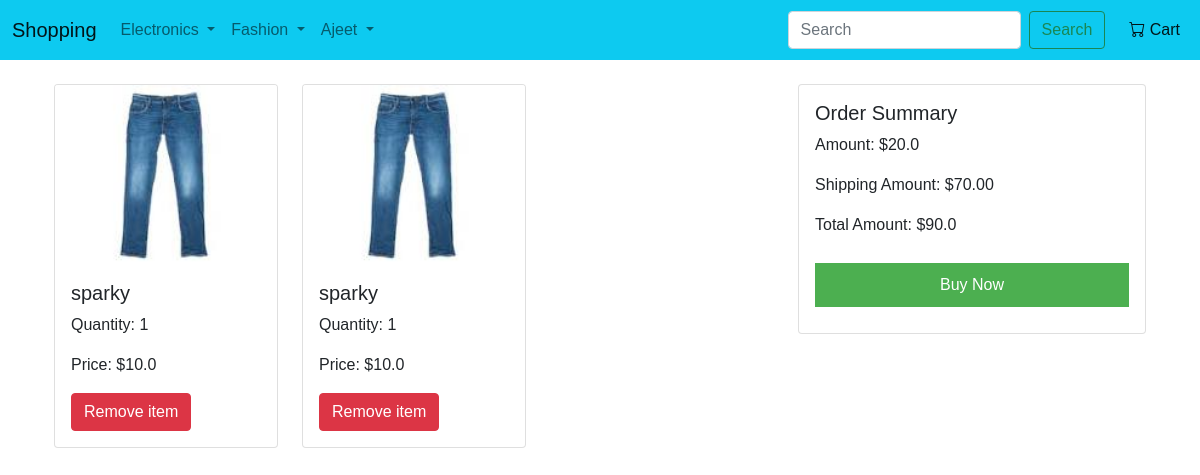
The app's page /show_cart/ (signed in) with its own data.
### shopapp/models.py (models this page shows, shortened)
class Cart(models.Model):
    user=models.ForeignKey(User,on_delete=models.CASCADE)
    product=models.ForeignKey(Product,on_delete=models.CASCADE)
    quantity=models.PositiveIntegerField(default=1)

class Product(models.Model):
    title=models.CharField(max_length=100)
    selling_price=models.FloatField()
    discounted_price=models.FloatField()
    description=models.TextField()
    brand=models.CharField(max_length=100)
    category=models.CharField(choices=CATEGORY_CHOICES,max_length=2)
    product_image=models.ImageField(upload_to='productimg')

### shopapp/views.py (the view)
# urls.py: path("show_cart/",views.show_cart,name="show_cart"),
@login_required(login_url='/account/login/')
def show_cart(request):
    if(request.user.is_authenticated):
        user=request.user
        cart=Cart.objects.filter(user=user)
        amount = 0.0
        shipping_amount = 70.0
        totalamount=0.0
        cart_product = [p for p in Cart.objects.all() if p.user == request.user]
        if cart_product:
            for p in cart_product:
                tempamount = (p.quantity * p.product.discounted_price)
                amount += tempamount
                totalamount = amount+shipping_amount
        return render(request,"shop/addtocart.html",{'cart':cart,'totalamount':totalamount,'amount':amount})

### shopapp/templates/shop/addtocart.html (shortened to what this page needs)
{% extends 'shop/base.html' %}
{% load static %}
{% block content %}
<div class="container mt-4">
    <div class="row">
        <div class="col-md-12 col-lg-8 mb-4 mb-lg-0">
            <div class="row">
                {% for i in cart %}
                <div class="col-md-6 col-lg-4 mb-4">
                    <div class="card h-100">
                        <img src="{{ i.product.product_image.url }}" class="card-img-top" alt="{{ i.product.title }}">
                        <div class="card-body d-flex flex-column">
                            <h5 class="card-title">{{ i.product.brand }}</h5>
                            <p class="card-text">Quantity: {{ i.quantity }}</p>
                            <p class="card-text">Price: ${{ i.product.discounted_price }}</p>
                            <form action="{% url 'remove_from_cart' i.id %}" method="post">
                                <button type="submit" class="btn btn-danger mt-auto">Remove item</button>
                            </form>
                        </div>
                    </div>
                </div>
                {% endfor %}
            </div>
        </div>
        <div class="col-md-12 col-lg-4">
            <div class="card h-10">
                <div class="card-body">
                    <h5 class="card-title">Order Summary</h5>
                    <p class="card-text">Amount: ${{ amount }}</p>
                    <p class="card-text">Shipping Amount: $70.00</p>
                    <p class="card-text">Total Amount: ${{ totalamount }}</p>
                    <button class="cbtn">Buy Now</button>
                </div>
            </div>
        </div>
    </div>
</div>
{% endblock content %}

### shopapp/static/css/style.css (style rules this page uses)
* { margin: 0; font-family: Arial; border: border-box; }
.cbtn { width: 100%; margin: 10px 0; }
.cbtn { padding: 10px; background-color: #4CAF50; color: white; border: none; cursor: pointer; }

### records on screen
Cart: product.product_image (picture), product.brand "sparky", quantity "1", product.discounted_price "10.0"
Cart: product.product_image (picture), product.brand "sparky", quantity "1", product.discounted_price "10.0"

### other values on screen
{{ amount }} "20.0"
{{ totalamount }} "90.0"
